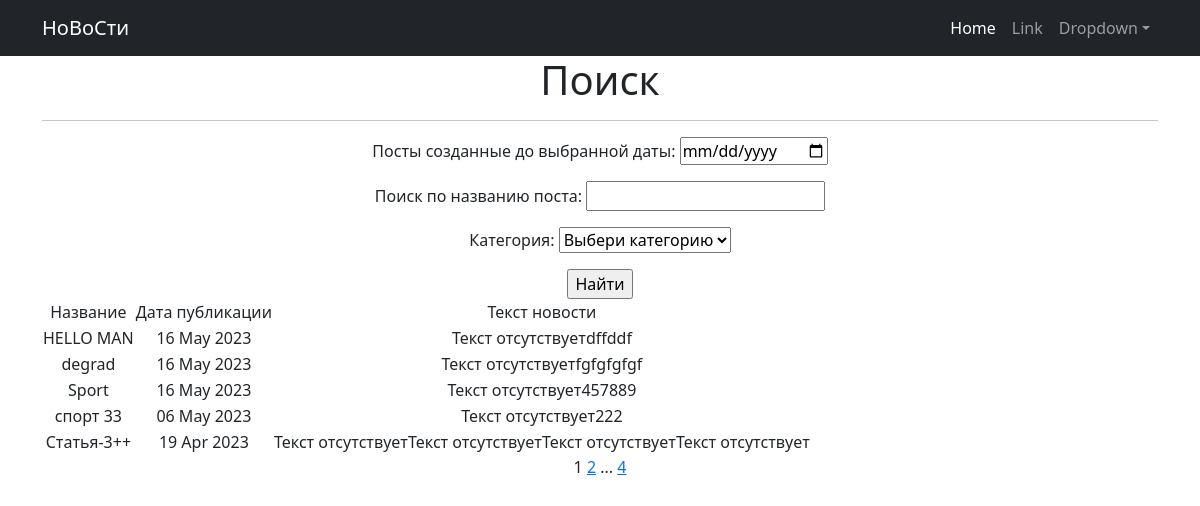
The app's page /post/search/, older data.
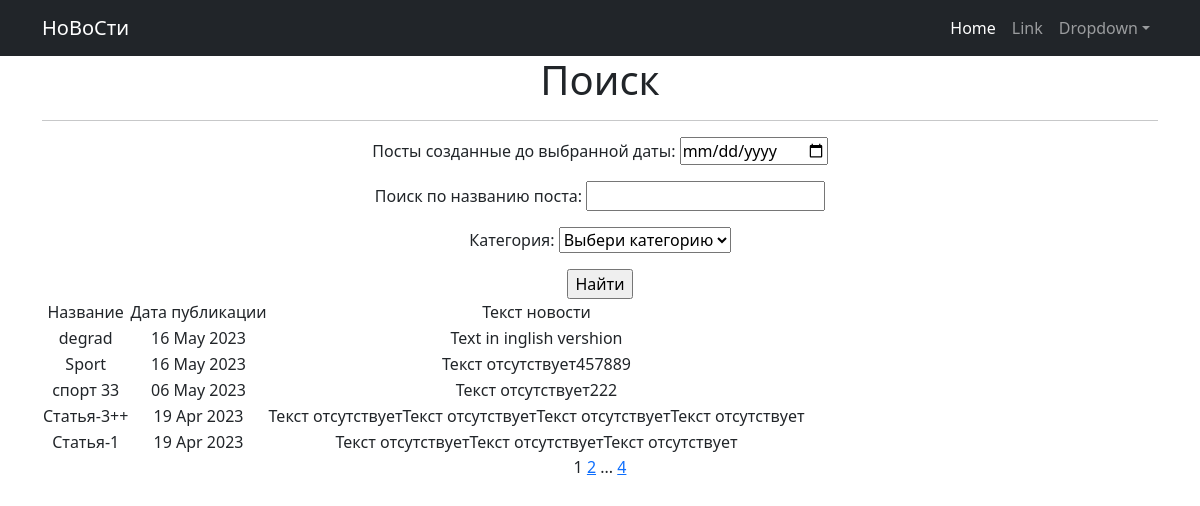
The same page, newer data.
### news_app/models.py (models this page shows, shortened)
class Post(models.Model):
    NEWS = 'NW'
    ARTICLE = 'AR'
    N_or_A = [(NEWS, 'Новость'), (ARTICLE, 'Статья')]
    title = models.CharField(max_length=128)
    author = models.ForeignKey('Author', on_delete=models.CASCADE)
    news_or_article = models.CharField(max_length=2, choices=N_or_A, default=NEWS)
    date_in = models.DateTimeField(auto_now_add=True)
    post_category = models.ManyToManyField(Category, through='PostCategory')
    text = models.TextField(default="Текст отсутствует")
    post_rating = models.SmallIntegerField(default=0)
    class Meta: # меняем в админке названия моделей на удобоваримый
        verbose_name = 'Пост'
        verbose_name_plural = 'Пост-ы'

### news_app/views.py (the view)
# urls.py: path('search/', PostSearch.as_view(), name='post_search'),
class PostSearch(ListView):
    model = Post
    template_name = 'search.html'
    context_object_name = 'search'
    ordering = '-date_in'
    paginate_by = 5
    def get_queryset(self):  # Переопределяем функцию получения списка новостей
        queryset = super().get_queryset() # Получаем обычный запрос
        self.filterset = PostFilter(self.request.GET, queryset)
        return self.filterset.qs # Возвращаем из функции отфильтрованный список новостей
    def get_context_data(self, **kwargs):
        context = super().get_context_data(**kwargs)
        context['filterset'] = self.filterset  # Добавляем в контекст объект фильтрации.
        return context

### news_app/models.py (called while the page is built)
    def __str__(self): # теперь в БД во вкладке http://127.0.0.1:8000/admin/news_app/post/ названия категорий на понятном языке
        return self.name_category

### news_app/templatetags/custom_filters.py (called while the page is built)
@register.filter()
def censor(text):
    text_list = text.split()
    censored_text_list = []
    for word in text_list:
        clean_word = ''.join(s for s in word if s not in string.punctuation)
        if clean_word.lower() in bad_words:
            censored_word = clean_word[0] + (len(clean_word) - 2) * '*' + clean_word[-1]
            censored_text_list.append(word.replace(clean_word, censored_word))
        else:
            censored_text_list.append(word)
    return ' '.join(censored_text_list)

### news_app/templatetags/custom_tags.py (called while the page is built)
@register.simple_tag(takes_context=True)
def url_replace(context, **kwargs):
    d = context['request'].GET.copy() #позволяет скопировать все параметры текущего запроса.
    for k, v in kwargs.items():      #просто устанавливаем новые значения, которые нам передали при использовании тега
        d[k] = v
    return d.urlencode()

### templates/search.html (shortened to what this page needs)
<!DOCTYPE html>
{% extends 'flatpages/default.html' %}
{% load custom_filters %}
{% load custom_tags %}
{% block content %}
   <h1> Поиск </h1>
   <hr>
   <form action="" method="get">
       {{ filterset.form.as_p }}
       <input type="submit" value="Найти" />
   </form>
   {% if search %}
       <table>
           <tr>
               <td>Название</td>
               <td>Дата публикации</td>
               <td>Текст новости</td>
           </tr>
           {% for p in search %}
           <tr>
               <td>{{ p.title|censor }}</td>
               <td>{{ p.date_in|date:'d M Y' }}</td>
               <td>{{ p.text|censor }}</td>
           </tr>
           {% endfor %}
       </table>
   {% else %}
       <h2> Такой новости нет! </h2>
   {% endif %}
   {{ page_obj.number }}
   {% if page_obj.has_next %}
       <a href="?{% url_replace page=page_obj.next_page_number %}">{{ page_obj.next_page_number }}</a>
       {% if paginator.num_pages != page_obj.next_page_number %}
           ...
           <a href="?{% url_replace page=page_obj.paginator.num_pages %}">{{ page_obj.paginator.num_pages }}</a>
       {% endif %}
   {% endif %}
{% endblock content %}

Row changes from the older to the newer data that the page shows:
removed Post: title|censor "HELLO MAN", date_in "16 May 2023", text|censor "Текст отсутствуетdffddf"
changed Post "degrad": text|censor "Текст отсутствуетfgfgfgfgf" → "Text in inglish vershion"
now on this page (row edited): Post: title|censor "Статья-1", date_in "19 Apr 2023", text|censor "Текст отсутствуетТекст отсутствуетТекст отсутствует"
